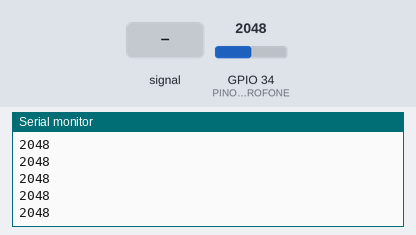
This sketch was run on a simulated ESP32. Shown: the last lines printed to the serial monitor. The inputs (shaded band) are chosen by the test bench; at power-on: GPIO 34 (PINO_MICROFONE) = 2048 (analog values on the 0–4095 scale).

Above: at 1.2 s.
1.3 s: GPIO 34 (PINO_MICROFONE) fed a 200 Hz sine of ±327 counts around its level
At 1.9 s:
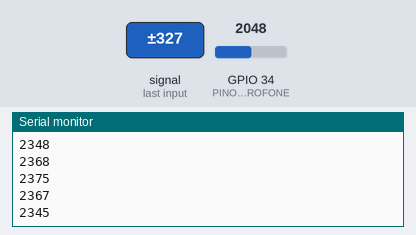
2.8 s: GPIO 34 (PINO_MICROFONE) set to 2866
At 3.6 s:
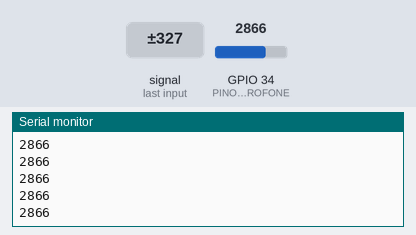
4.3 s: GPIO 34 (PINO_MICROFONE) fed a 1000 Hz sine of ±1023 counts around its level
5.8 s: GPIO 34 (PINO_MICROFONE) set to 3603
At 6.7 s:
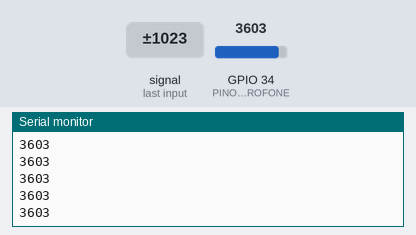
Timing chart, 0 to 8.3 s (numbered marks = the images above; inputs shaded):
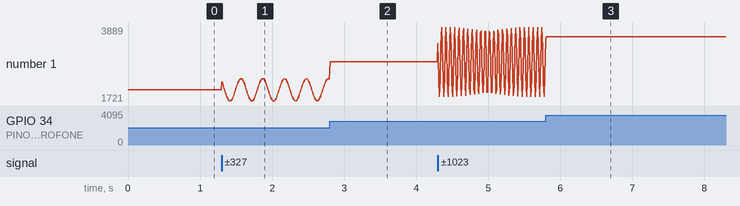

The sketch:

teste_audio.ino
```cpp
// Teste simples do módulo MAX9814 ligado ao GPIO 34, antes de ativar o Wi-Fi.
// O valor bruto deve variar ao falar ou bater palmas perto do microfone.
static const uint8_t PINO_MICROFONE = 34;

void setup() {
  Serial.begin(115200);
  analogReadResolution(12);
  analogSetPinAttenuation(PINO_MICROFONE, ADC_11db);
  Serial.println("Teste do microfone MAX9814 no GPIO 34");
}

void loop() {
  Serial.println(analogRead(PINO_MICROFONE));
  delay(10);
}
```

Measured:
- after the input at 1.3 s, the serial monitor: prints a new line at once (image 1)
- after the input at 5.8 s, the serial monitor: prints a new line at once (image 3)
- plotted number 1: 2048 → 2353 after the input at 1.3 s, 3498 → 3603 after the input at 5.8 s
